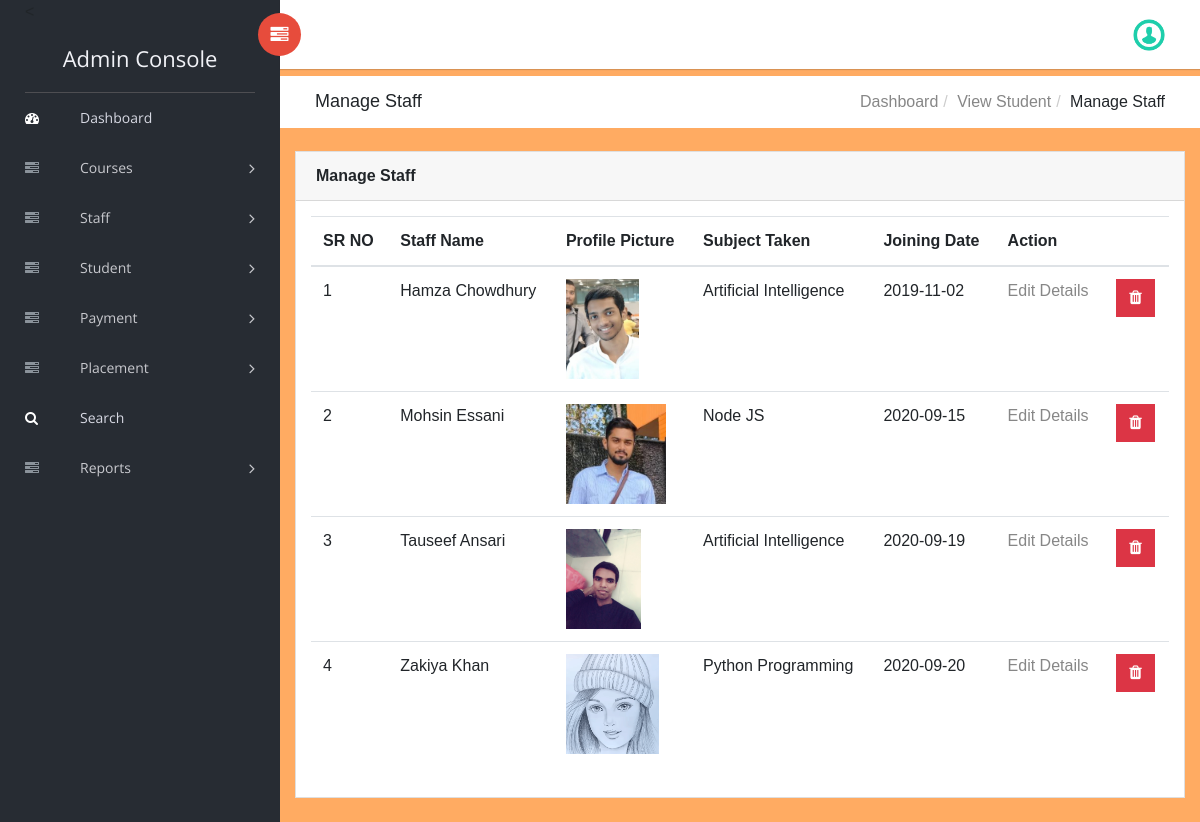
Screenshot of /admin/manage-teacher.php (signed in) with the database file from the repository.
### tables this page shows
CREATE TABLE `staff` (
  `id` int(11) NOT NULL,
  `name` varchar(120) NOT NULL,
  `profilePic` varchar(255) NOT NULL,
  `email` varchar(255) NOT NULL,
  `mobile` bigint(20) NOT NULL,
  `qualification` varchar(120) NOT NULL,
  `address` varchar(255) NOT NULL,
  `subjectTaken` varchar(120) NOT NULL,
  `joiningDate` date NOT NULL DEFAULT current_timestamp(),
  `password` varchar(255) NOT NULL,
  `disable` tinyint(4) NOT NULL DEFAULT 0
);

### admin/manage-teacher.php (the view, shortened to what this page needs)
<!DOCTYPE html>
<html class="no-js" lang="en">
<head>
    <link rel="stylesheet" href="vendors/bootstrap/dist/css/bootstrap.min.css">
    <link rel="stylesheet" href="vendors/font-awesome/css/font-awesome.min.css">
    <link rel="stylesheet" href="vendors/themify-icons/css/themify-icons.css">
    <link rel="stylesheet" href="vendors/flag-icon-css/css/flag-icon.min.css">
    <link rel="stylesheet" href="vendors/selectFX/css/cs-skin-elastic.css">
    <link rel="stylesheet" href="../assets/css/styles.css">
</head>
<body>
    <?php include_once('includes/sidebar.php');?>
    <div id="right-panel" class="right-panel">
        <?php include_once('includes/header.php');?>
        <div class="breadcrumbs">
            <div class="col-sm-4">
                <div class="page-header float-left">
                    <div class="page-title">
                        <h1>Manage Staff</h1>
                    </div>
                </div>
            </div>
            <div class="col-sm-8">
                <div class="page-header float-right">
                    <div class="page-title">
                        <ol class="breadcrumb text-right">
                            <li><a href="dashboard.php">Dashboard</a></li>
                            <li><a href="manage-student.php">View Student</a></li>
                            <li class="active">Manage Staff</li>
                        </ol>
                    </div>
                </div>
            </div>
        </div>
        <div class="content mt-3">
            <div class="animated fadeIn">
                <div class="row">
                    <div class="col-lg-12">
                        <div class="card">
                            <div class="card-header">
                                <strong class="card-title">Manage Staff</strong>
                            </div>
                            <div class="card-body">
                                <table class="table">
                                    <thead>
                                        <tr>
                                            <th>SR NO</th>
                                            <th>Staff Name</th>
                                            <th>Profile Picture</th>
                                            <th>Subject Taken</th>
                                            <th>Joining Date</th>
                                            <th colspan="2">Action</th>
                                        </tr>
                                    </thead>
                                    <?php
                                        $sql = "SELECT * from staff WHERE disable = 0 ORDER BY joiningDate";
                                        $query = mysqli_query($con, $sql);
                                        $results = mysqli_fetch_all($query, MYSQLI_ASSOC);
                                        $cnt=1;
                                        if(mysqli_num_rows($query) > 0)
                                        {
                                            foreach($results as $row)
                                            {
                                    ?>
                                    <tr>
                                        <td><?php  echo $cnt;?></td>
                                        <td><?php  echo htmlentities($row['name']);?></td>
                                        <td><img src="../assets/img/profile/<?php echo $row['profilePic'];?>" height="100"></td>
                                        <td><?php  echo htmlentities($row['subjectTaken']);?></td>
                                        <td><?php  echo htmlentities($row['joiningDate']);?></td>
                                        <td><a href="edit-teacher-detail.php?editid=<?php echo htmlentities ($row['id']);?>">Edit Details</a></td>
                                        <td>
                                            <a href="javascript:void(0)" class="btn btn-danger delete_btn_ajax"> <i class="fa fa-trash"></i> </a>
                                        </td>
                                    </tr>
                                    <?php $cnt=$cnt+1;
                                            }
                                        }
                                    ?>
                                </table>
                            </div>
                        </div>
                    </div>
                </div>
            </div>
        </div>
    </div>
</body>
</html>

### rows the page displays
staff: name "Hamza Chowdhury", profilePic (picture), subjectTaken "Artificial Intelligence", joiningDate "2019-11-02"
staff: name "Mohsin Essani", profilePic (picture), subjectTaken "Node JS", joiningDate "2020-09-15"
staff: name "Tauseef Ansari", profilePic (picture), subjectTaken "Artificial Intelligence", joiningDate "2020-09-19"
staff: name "Zakiya Khan", profilePic (picture), subjectTaken "Python Programming", joiningDate "2020-09-20"
